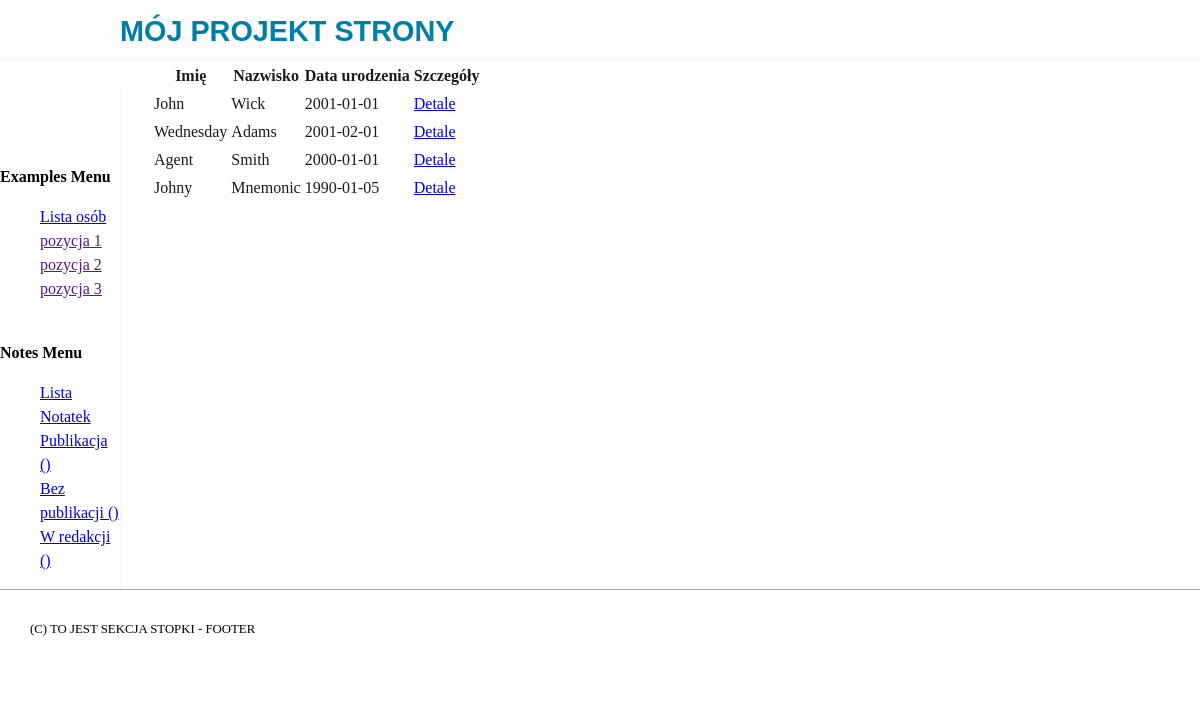
Screenshot of /examples/personaldata/ with the database file from the repository.
### examples/models.py (models this page shows, shortened)
class PersonalData(models.Model):
    gender = models.CharField(max_length=10, choices=GENDER_CHOICES, default='Mr.')
    first_name = models.CharField(max_length=30)
    last_name = models.CharField(max_length=30)
    date_of_birth = models.DateField()
    class Meta:
        verbose_name = 'Osoba'
        verbose_name_plural = 'Osoby'

### examples/views.py (the view)
# urls.py: path('personaldata/', views.personal_data_list, name='personal_data_list'),
def personal_data_list(request):
    personal_data = PersonalData.objects.all()
    ctx = {'personal_data': personal_data}
    return render(request, 'examples/personal_data_list.html', ctx)

### examples/templates/examples/personal_data_list.html (shortened to what this page needs)
{% extends 'examples/base.html' %}
{% block main_content %}
{% if personal_data.exists %}
<table>
    <thead>
        <tr>
            <th>Imię</th>
            <th>Nazwisko</th>
            <th>Data urodzenia</th>
            <th>Szczegóły</th>
        </tr>
    </thead>
    <tbody>
    {% for i in personal_data %}
    <tr>
        <td>{{i.first_name}}</td>
        <td>{{i.last_name}}</td>
        <td>{{i.date_of_birth|date:"Y-m-d"}}</td>
        <td><a href="{% url 'personal_data_detail' i.id %}">Detale</a></td>
    </tr>
    {% endfor %}
    </tbody>
</table>
{% else %}
<strong>BRAK WPROWADZONYCH DANYCH OSOBOWYCH</strong>
{% endif %}
{% endblock %}

### examples/templates/examples/base.html (shortened to what this page needs)
{% load static %}
<!DOCTYPE html>
<html>
<head>
    <link rel="stylesheet" href="{% static 'examples/css/style.css' %}">
</head>
<body>
  <div id="header"> <div id="logo"><strong>MÓJ PROJEKT STRONY</strong></div></div>
  <div id="wrapper">
    <div id="menu">
        {% include 'examples/examples_menu.html' %}
        {% include 'notes/notes_menu.html' %}
    </div>
    <div id="main_content">
        {% block main_content %}{% endblock %}
    </div>
  <div>
  <div id="footer">{% block footer %}(C) TO JEST SEKCJA STOPKI - FOOTER  {% endblock %}</div>
</body>
</html>

### examples/templates/examples/examples_menu.html
<br>
<strong>Examples Menu</strong>
<ul>
  <li> <a href="{% url 'personal_data_list' %}">Lista osób</a></li>
  <li> <a href=""> pozycja 1 </a></li>
  <li> <a href=""> pozycja 2 </a></li>
  <li> <a href=""> pozycja 3 </a></li>
</ul>

### examples/templates/notes/notes_menu.html
<br>
<strong>Notes Menu</strong>
  <ul>
    <li> <a href="{% url 'note_list' %}">Lista Notatek</a></li>
    <li> <a href="{% url 'note_unpublished_list' %}">Publikacja ({{counter}}) </a></li>
    <li> <a href="{% url 'note_published_list' %}">Bez publikacji ({{counter}}) </a></li>
    <li> <a href="{% url 'note_redacted_list' %}">W redakcji ({{counter}}) </a></li>
  </ul>

### examples/static/examples/css/style.css (style rules this page uses)
body { width:100%; border:0; margin:0; padding:0; font-size:16px; line-height:1.5; }
#header { background-color: #fcfcfc; border-bottom:1px solid #f5f5f5; width:100%; height:60px; }
#logo { margin-left:10%; padding-top:10px; font-family:sans-serif; color: #007ea5; font-size:1.8em; }
#menu { margin-top:30px; padding-top:50px; float:left; width:10%; border-right:1px solid #f5f5f5; }
#main_content { float:left; width:85%; padding-left:30px; color: #1b1b1b; }
#footer { border-top:1px solid #a9a9a9; height:60px; padding-left:30px; padding-top:30px; font-size:0.8em; font-color: #1b1b1b; }
h1,h2,h3, { font-family: sans-serif; color: #1b1b1b; }
ul { list-style: none; }

### rows the page displays
PersonalData: first_name "John", last_name "Wick", date_of_birth "2001-01-01"
PersonalData: first_name "Wednesday", last_name "Adams", date_of_birth "2001-02-01"
PersonalData: first_name "Agent", last_name "Smith", date_of_birth "2000-01-01"
PersonalData: first_name "Johny", last_name "Mnemonic", date_of_birth "1990-01-05"
